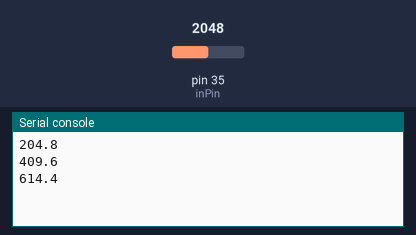
The program below on a simulated MicroPython board. Shown: the last lines printed to the serial console. Inputs (shaded band) come from the test bench; at power-on: pin 35 (inPin) = 2048 (analog values on the 0–4095 scale).

Above: at 1.2 s.
1.3 s: pin 35 (inPin) set to 2866
At 1.9 s:
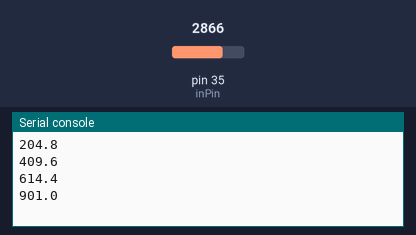
2.8 s: pin 35 (inPin) set to 3603
At 3.4 s:
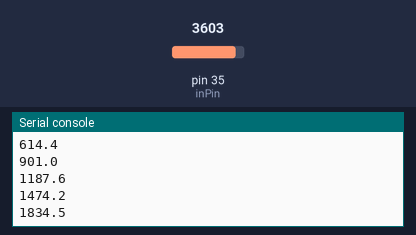
Timing chart, 0 to 5.8 s (numbered marks = the images above; inputs shaded):
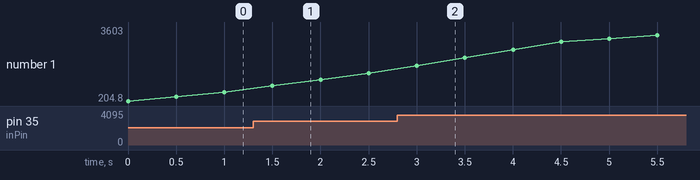

Measured:
- after the input at 1.3 s, the serial console: prints a new line after 0.20 s (image 1)
- after the input at 2.8 s, the serial console: prints a new line after 0.20 s (image 2)
- plotted number 1: 614.4 → 1474.2 after the input at 1.3 s, 1474.2 → 3603 after the input at 2.8 s

The program:

main.py
```python
""" Smoothing
    Leituras analógicas sucessivas do pino 35,
    guardando no vetor leituras. Calculando a média dos valores
    (smoothing) e mostrando na tela
    Gabriel Zamarioli Youssef
    data: 07/03/2022
"""

from machine import Pin, ADC
import time

NUMPINENTRADA = 35 # numero do pin de entrada
NUMSLEITURAS = 10 # quantidade de leituras (quando mais, mais suaviazado fica)
total = 0 # usado no calculo de smoothing
leituras = [0] * NUMSLEITURAS # vetor para guarda as leituras
indexLeitura = 0 # indice do vetor

def loop():
  global total, leituras, indexLeitura
  inPin = Pin(NUMPINENTRADA, Pin.IN) # objeto do pino de entrada
  AdcInPin = ADC(inPin) # objeto ADC do pino de entrada
  total = total - leituras[indexLeitura] # apaga a ultima entrada
  leituras[indexLeitura] = AdcInPin.read() # leitura da entrada
  total = total + leituras[indexLeitura] # guarda o valor no vetor
  indexLeitura += 1 # indexLeitura++
  if indexLeitura >= NUMSLEITURAS: # caso o vetor fique cheio
    indexLeitura = 0
  media = total / NUMSLEITURAS # média do vetor
  print(media)
  time.sleep(0.5) # velocidade de preenchimento

while True:
  loop()
```
